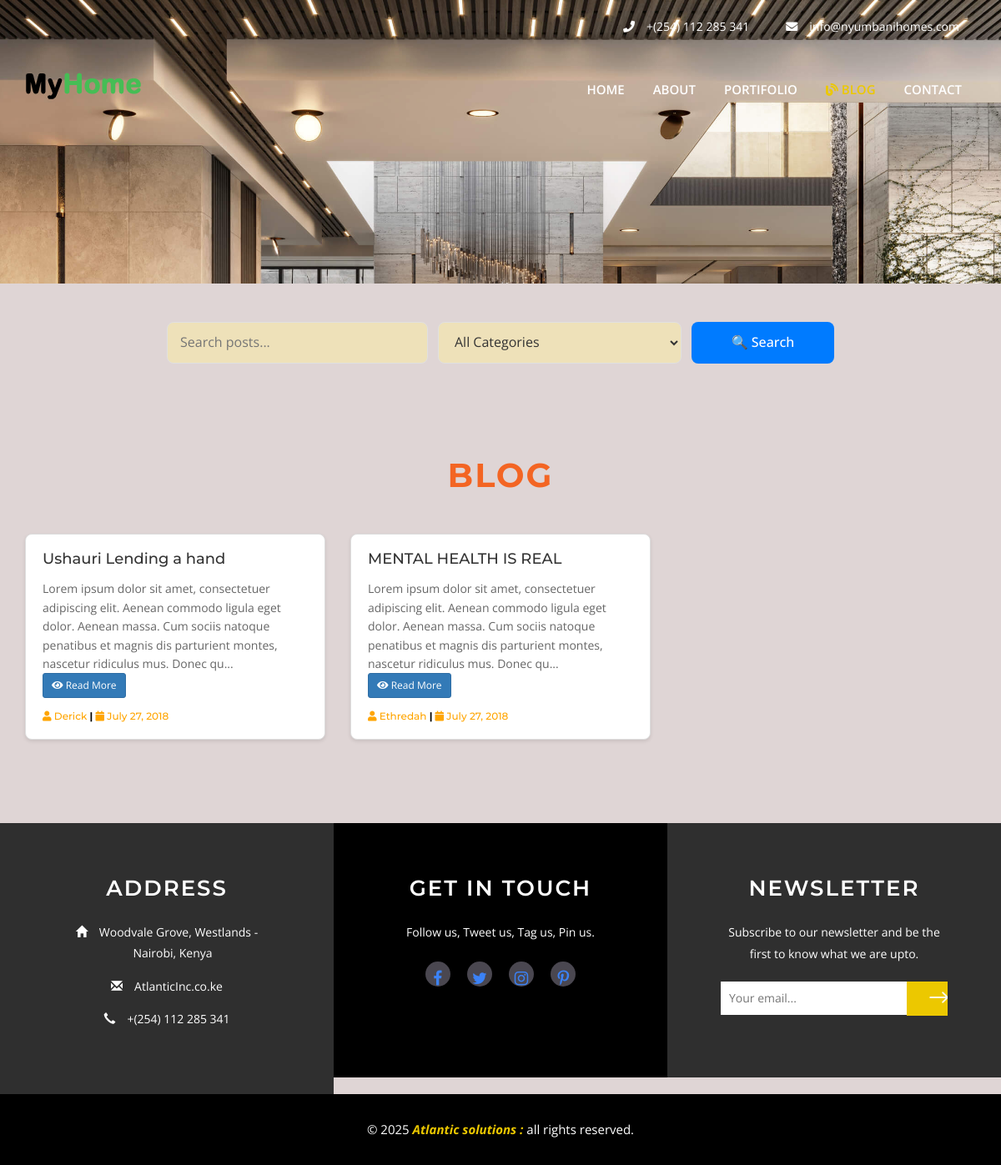
Screenshot of /blog.php with the database file from the repository.
### tables this page shows
CREATE TABLE `posts` (
  `id` int(11) NOT NULL,
  `author` varchar(200) NOT NULL,
  `title` varchar(400) NOT NULL,
  `content` text NOT NULL,
  `date` datetime NOT NULL DEFAULT current_timestamp()
);

### blog.php (the view, shortened to what this page needs)
<?php
require_once "admin/functions/db.php";
$sql = "SELECT * FROM posts WHERE 1";
$sql .= " ORDER BY date DESC";
$stmt = $db->prepare($sql);
$stmt->execute();
$posts = $stmt->fetchAll(PDO::FETCH_ASSOC);
?>
<!DOCTYPE html>
<html lang="en">
<head>
<link href="css/bootstrap.css" rel="stylesheet" type="text/css" media="all" />
<link href="css/style.css" rel="stylesheet" type="text/css" media="all" />
<link href="css/font-awesome.css" rel="stylesheet">
<link rel="stylesheet" href="https://cdnjs.cloudflare.com/ajax/libs/font-awesome/5.15.4/css/all.min.css">
</head>
<body>
	<div class="banner1">
		<div class="container">
			<div class="w3_agile_banner_top">
				<div class="agile_phone_mail">
					<ul>
						<li><i class="fa fa-phone" aria-hidden="true"></i>+(254) 112 285 341</li>
						<li><i class="fa fa-envelope" aria-hidden="true"></i><a href="mailto:tonniecharles24@gmail.com">info@nyumbanihomes.com</a></li>
					</ul>
				</div>
			</div>
			<div class="agileits_w3layouts_banner_nav">
				<nav class="navbar navbar-default">
					<div class="navbar-header navbar-left">
						<h1><a class="navbar-brand" href="index.php"><img src="images/logo.png" class="img-responsive"></a></h1>
					</div>
					<div class="collapse navbar-collapse navbar-right" id="bs-example-navbar-collapse-1">
						<nav class="cl-effect-13" id="cl-effect-13">
							<ul class="nav navbar-nav">
								<li><a href="index.php">Home</a></li>
								<li><a href="about.php">About</a></li>
								<li><a href="portfolio.php">Portifolio</a></li>
								<li class="active"><a href="blog.php"><i class="fas fa-blog"></i> Blog</a></li>
								<li><a href="contact.php">Contact</a></li>
							</ul>
						</nav>
					</div>
				</nav>
			</div>
		</div>
	</div>
 <br> <br>
<form method="GET" class="search-filter-form">
  <input
    type="text"
    name="search"
    placeholder="Search posts..."
    value="<?php echo isset($_GET['search']) ? htmlspecialchars($_GET['search']) : ''; ?>"
    aria-label="Search posts"
  >
  <select name="category" aria-label="Filter by category">
    <option value="">All Categories</option>
  </select>
  <button type="submit">
    <span class="mobile-text">🔍 Search</span>
  </button>
</form>
<div class="gallery">
  <div class="container">
    <h2 class="w3l_head w3l_head1">Blog</h2>
    <div class="wthree_gallery_grids">
      <div class="row">
        <?php
          if (empty($posts)) {
            echo "<div class='col-md-12 text-center'><b style='color:brown;'>Sorry, there are no posts yet :( New content will be uploaded soon!</b></div>";
          } else {
            foreach ($posts as $row) {
              $postId = $row["id"];
              $title = htmlspecialchars($row["title"]);
              $excerpt = substr(strip_tags($row["content"]), 0, 200) . "...";
              $author = htmlspecialchars($row["author"]);
              $date = date("F j, Y", strtotime($row["date"]));
              echo '
              <div class="col-md-4">
                <div class="blog-card" style="border: 1px solid #ddd; padding: 20px; margin-bottom: 20px; border-radius: 8px; background: #fff; box-shadow: 0 2px 4px rgba(0,0,0,0.1);">
                  <h4 style="color: #333; margin-bottom: 15px;">' . $title . '</h4>
                  <p style="color: #666; line-height: 1.6;">' . $excerpt . '</p>
                  <a href="single.php?id=' . $postId . '" class="btn btn-primary btn-sm" style="margin-bottom: 15px;">
                    <i class="fa fa-eye"></i> Read More
                  </a>
                  <br>
                  <h6 style="color: orange; margin: 0;">
                    <i class="fa fa-user"></i> ' . $author . '
                    <b style="color: #000;">|</b>
                    <i class="fa fa-calendar"></i> ' . $date . '
                  </h6>
                </div>
              </div>
';
            }
          }
        ?>
      </div>
    </div>
  </div>
</div>
	<?php
		include("footer.php");
	?>

### css/style.css (style rules this page uses)
html, body { font-size: 100%; font-family: 'Open Sans', sans-serif; background:#dfd5d5; margin: 0; }
p,ul li,ol li { margin:0; font-size:14px; }
h1,h2,h3,h4,h5,h6 { font-family: 'Montserrat', sans-serif; margin:0; }
ul,label { margin:0; padding:0; }
input[type="submit"],input[type="reset"],a,.agileinfo_services_grid1_pos,.agileinfo_services_grid1 h4,.simplefilter li { -webkit-transition: 0.5s ease-in; -moz-transition: 0.5s ease-in; -ms-transition: 0.5s ease-in; -o-transition: 0.5s ease-in; transition:0.5s ease-in; }
.banner1 { background:url(../images/banner.jpg) no-repeat 0px 0px; background-size:cover; -webkit-background-size:cover; -moz-background-size:cover; -o-background-size:cover; -ms-background-size:cover; min-height:340px; }
.agile_phone_mail { text-align: right; padding: 1em 0; }
.agile_phone_mail ul li { display: inline-block; padding: 6px 20px; color: #fff; }
.agile_phone_mail ul li a { text-decoration:none; color:#fff; }
.agile_phone_mail ul li i { padding-right:1em; }
.agileits_w3layouts_banner_nav { padding:1em 0; }
.navbar-default { background: none; border: none; }
.navbar { border-radius: 0; margin-bottom:0; }
.navbar-default .navbar-brand,.navbar-default .navbar-brand:hover, .navbar-default .navbar-brand:focus { color: #ecc800; }
.navbar-nav { float: right; }
.navbar-brand { padding: 0; font-size: 45px; line-height: 45px; height: 45px; letter-spacing: 1px; }
.navbar-collapse { padding: 0; }
.navbar-nav > li > a { text-transform: uppercase; padding:14px 15px; font-weight: 600; font-size: 15px; }
.navbar-right { width: 58%; margin-right: 0; }
.navbar-default .navbar-nav > li > a { color: #fff; }
.navbar { min-height: 45px; }
.navbar-nav { margin: 0.2em 0 0; }
.navbar-default .navbar-nav > .active > a, .navbar-default .navbar-nav > .active > a:hover, .navbar-default .navbar-nav > .active > a:focus { color: #ecc800; background-color:transparent; }
.navbar-nav > li { margin: 0 2px; }
.w3l_head { font-size: 40px; text-align: center; margin-bottom: 0px; font-weight: 700; text-transform: uppercase; letter-spacing: 2px; color:#f36523; }
.wthree_gallery_grids { margin:3em 0 0; }
.gallery { padding:5em 0; }

### blog.php (style rules this page uses)
.search-filter-form { display: flex; flex-wrap: wrap; justify-content: center; gap: 8px; max-width: 800px; margin: 0 auto 2rem auto; }
.search-filter-form input, .search-filter-form select { flex: 1 1 90%; min-height: 48px; padding: 12px 15px; border: 1px solid #e0e0e0; border-radius: 8px; font-size: 16px; background-color: #eee1b9ff; transition: all 0.3s ease; }
.search-filter-form button { flex: 1 1 90%; min-height: 48px; padding: 12px; background-color: #007bff; color: white; border: none; border-radius: 8px; font-size: 16px; font-weight: 500; cursor: pointer; transition: background-color 0.3s; }
@media (min-width: 768px) { .search-filter-form { gap: 12px; } }
@media (min-width: 768px) { .search-filter-form input { flex: 3 1 100px; } }
@media (min-width: 768px) { .search-filter-form select { flex: 2 1 150px; } }
@media (min-width: 768px) { .search-filter-form button { flex: 1 1 100px; } }

### rows the page displays
posts: title "Ushauri Lending a hand", content "Lorem ipsum dolor sit amet, consectetuer adipiscing elit. Aenean commodo ligula eget dolor. Aenean massa. Cum sociis natoque penatibus et magnis dis parturient montes, nascetur ridiculus mus. Donec qu...", author "Derick", date "July 27, 2018"
posts: title "MENTAL HEALTH IS REAL", content "Lorem ipsum dolor sit amet, consectetuer adipiscing elit. Aenean commodo ligula eget dolor. Aenean massa. Cum sociis natoque penatibus et magnis dis parturient montes, nascetur ridiculus mus. Donec qu...", author "Ethredah", date "July 27, 2018"
